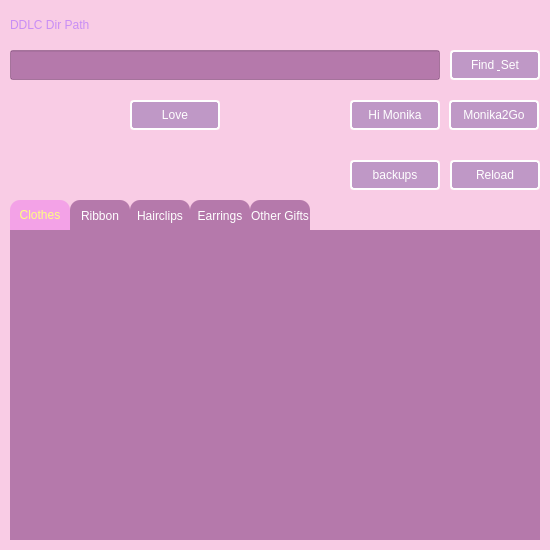
<?xml version="1.0" encoding="UTF-8"?>
<ui version="4.0">
 <class>MASSForm</class>
 <widget class="QWidget" name="MASSForm">
  <property name="geometry">
   <rect>
    <x>0</x>
    <y>0</y>
    <width>550</width>
    <height>550</height>
   </rect>
  </property>
  <property name="windowTitle">
   <string/>
  </property>
  <property name="windowOpacity">
   <double>1.000000000000000</double>
  </property>
  <widget class="QLabel" name="label">
   <property name="geometry">
    <rect>
     <x>0</x>
     <y>0</y>
     <width>550</width>
     <height>550</height>
    </rect>
   </property>
   <property name="styleSheet">
    <string notr="true">background-color: rgba(254, 190, 225, 180);</string>
   </property>
   <property name="text">
    <string/>
   </property>
  </widget>
  <widget class="QLabel" name="label_2">
   <property name="geometry">
    <rect>
     <x>10</x>
     <y>10</y>
     <width>240</width>
     <height>30</height>
    </rect>
   </property>
   <property name="styleSheet">
    <string notr="true">color: rgb(200, 142, 245);
font: 16px &quot;Bauhaus 93&quot;;</string>
   </property>
   <property name="text">
    <string>DDLC Dir Path</string>
   </property>
  </widget>
  <widget class="QLineEdit" name="lineEdit_dir">
   <property name="geometry">
    <rect>
     <x>10</x>
     <y>50</y>
     <width>430</width>
     <height>30</height>
    </rect>
   </property>
   <property name="styleSheet">
    <string notr="true">background-color: rgba(113, 37, 113, 128);
border-color: rgb(255, 255, 255);
color: rgb(254, 230, 244);
font: 16px &quot;Arial&quot;;</string>
   </property>
  </widget>
  <widget class="QPushButton" name="pushButton_find">
   <property name="geometry">
    <rect>
     <x>450</x>
     <y>50</y>
     <width>90</width>
     <height>30</height>
    </rect>
   </property>
   <property name="styleSheet">
    <string notr="true">QPushButton{
background-color: rgba(133, 100, 168, 128);
color:white;
font: 16px &quot;Bauhaus 93&quot;;
border:2px solid white;
border-top-left-radius:4px;
border-top-right-radius:4px;
border-bottom-left-radius:4px;
border-bottom-right-radius:4px
}

QPushButton:hover{
background-color: rgb(255, 189, 225);
	color: rgb(200, 142, 242);
font: 16px;
border:2px solid gray;
border-top-left-radius:4px;
border-top-right-radius:4px;
border-bottom-left-radius:4px;
border-bottom-right-radius:4px
}
QPushButton:pressed{
background-color: rgb(255, 228, 245);
color:white;
font: 16px;
border:2px solid white;
border-top-left-radius:4px;
border-top-right-radius:4px;
border-bottom-left-radius:4px;
border-bottom-right-radius:4px
}
</string>
   </property>
   <property name="text">
    <string>Find &amp; Set</string>
   </property>
  </widget>
  <widget class="QTabWidget" name="tabWidget">
   <property name="geometry">
    <rect>
     <x>10</x>
     <y>200</y>
     <width>530</width>
     <height>340</height>
    </rect>
   </property>
   <property name="styleSheet">
    <string notr="true">QWidget{
font: 16px &quot;Arial&quot;;
}

QTabWidget::pane{
border:none;
background-color: rgba(113, 37, 113, 128);
border-color: rgb(255, 255, 255);
color: rgb(254, 230, 244);

}

QTabBar::tab{
border-top-left-radius: 10px;
border-top-right-radius: 10px;
min-width:60px;
min-height:30px;
max-width:240px;
max-height:30px;
background-color: rgba(113, 37, 113, 128);
color:white;
}
QTabBar::tab:hover{
color:white;
	background-color: rgba(243, 162, 231, 128);
}
QTabBar::tab:selected{
	color: rgb(255, 255, 127);
background-color: rgb(243, 162, 231);
}</string>
   </property>
   <property name="currentIndex">
    <number>0</number>
   </property>
   <widget class="QWidget" name="tab_clothes">
    <attribute name="title">
     <string>Clothes</string>
    </attribute>
    <widget class="QTableWidget" name="tableWidget_clothes">
     <property name="geometry">
      <rect>
       <x>10</x>
       <y>10</y>
       <width>510</width>
       <height>300</height>
      </rect>
     </property>
     <property name="styleSheet">
      <string notr="true">QWidget{
background-color: transparent;
color:white;
}
QHeaderView::section{
background-color: transparent;
color:white;
}

QTableCornerButton::section
{
background-color: transparent;
color:white;
}

QScrollBar:vertical {
    border: none;
    background: #D3D3D3;
    width: 10px;
    margin: 15px 0 15px 0;
}
 
QScrollBar::handle:vertical {
    background: #888888;
    min-height: 20px;
}
 
QScrollBar::add-line:vertical {
    border: none;
    background: #D3D3D3;
    height: 0px;
    subcontrol-position: bottom;
    subcontrol-origin: margin;
}
 
QScrollBar::sub-line:vertical {
    border: none;
    background: #D3D3D3;
    height: 0px;
    subcontrol-position: top;
    subcontrol-origin: margin;
}</string>
     </property>
    </widget>
   </widget>
   <widget class="QWidget" name="tab_ribbon">
    <attribute name="title">
     <string>Ribbon</string>
    </attribute>
    <widget class="QTableWidget" name="tableWidget_ribbon">
     <property name="geometry">
      <rect>
       <x>10</x>
       <y>10</y>
       <width>510</width>
       <height>300</height>
      </rect>
     </property>
     <property name="styleSheet">
      <string notr="true">QWidget{
background-color: transparent;
color:white;
}
QHeaderView::section{
background-color: transparent;
color:white;
}

QTableCornerButton::section
{
background-color: transparent;
color:white;
}

QScrollBar:vertical {
    border: none;
    background: #D3D3D3;
    width: 10px;
    margin: 15px 0 15px 0;
}
 
QScrollBar::handle:vertical {
    background: #888888;
    min-height: 20px;
}
 
QScrollBar::add-line:vertical {
    border: none;
    background: #D3D3D3;
    height: 0px;
    subcontrol-position: bottom;
    subcontrol-origin: margin;
}
 
QScrollBar::sub-line:vertical {
    border: none;
    background: #D3D3D3;
    height: 0px;
    subcontrol-position: top;
    subcontrol-origin: margin;
}</string>
     </property>
    </widget>
   </widget>
   <widget class="QWidget" name="tab_hairclip">
    <attribute name="title">
     <string>Hairclips</string>
    </attribute>
    <widget class="QTableWidget" name="tableWidget_hairclip">
     <property name="geometry">
      <rect>
       <x>10</x>
       <y>10</y>
       <width>510</width>
       <height>300</height>
      </rect>
     </property>
     <property name="styleSheet">
      <string notr="true">QWidget{
background-color: transparent;
color:white;
}
QHeaderView::section{
background-color: transparent;
color:white;
}

QTableCornerButton::section
{
background-color: transparent;
color:white;
}

QScrollBar:vertical {
    border: none;
    background: #D3D3D3;
    width: 10px;
    margin: 15px 0 15px 0;
}
 
QScrollBar::handle:vertical {
    background: #888888;
    min-height: 20px;
}
 
QScrollBar::add-line:vertical {
    border: none;
    background: #D3D3D3;
    height: 0px;
    subcontrol-position: bottom;
    subcontrol-origin: margin;
}
 
QScrollBar::sub-line:vertical {
    border: none;
    background: #D3D3D3;
    height: 0px;
    subcontrol-position: top;
    subcontrol-origin: margin;
}</string>
     </property>
    </widget>
   </widget>
   <widget class="QWidget" name="tab_earrings">
    <attribute name="title">
     <string>Earrings</string>
    </attribute>
    <widget class="QTableWidget" name="tableWidget_earring">
     <property name="geometry">
      <rect>
       <x>10</x>
       <y>10</y>
       <width>510</width>
       <height>300</height>
      </rect>
     </property>
     <property name="styleSheet">
      <string notr="true">QWidget{
background-color: transparent;
color:white;
}
QHeaderView::section{
background-color: transparent;
color:white;
}

QTableCornerButton::section
{
background-color: transparent;
color:white;
}

QScrollBar:vertical {
    border: none;
    background: #D3D3D3;
    width: 10px;
    margin: 15px 0 15px 0;
}
 
QScrollBar::handle:vertical {
    background: #888888;
    min-height: 20px;
}
 
QScrollBar::add-line:vertical {
    border: none;
    background: #D3D3D3;
    height: 0px;
    subcontrol-position: bottom;
    subcontrol-origin: margin;
}
 
QScrollBar::sub-line:vertical {
    border: none;
    background: #D3D3D3;
    height: 0px;
    subcontrol-position: top;
    subcontrol-origin: margin;
}</string>
     </property>
    </widget>
   </widget>
   <widget class="QWidget" name="tab_gifts">
    <attribute name="title">
     <string>Other Gifts</string>
    </attribute>
    <widget class="QTableWidget" name="tableWidget_gifts">
     <property name="geometry">
      <rect>
       <x>10</x>
       <y>10</y>
       <width>510</width>
       <height>300</height>
      </rect>
     </property>
     <property name="styleSheet">
      <string notr="true">QWidget{
background-color: transparent;
color:white;
}
QHeaderView::section{
background-color: transparent;
color:white;
}

QTableCornerButton::section
{
background-color: transparent;
color:white;
}

QScrollBar:vertical {
    border: none;
    background: #D3D3D3;
    width: 10px;
    margin: 15px 0 15px 0;
}
 
QScrollBar::handle:vertical {
    background: #888888;
    min-height: 20px;
}
 
QScrollBar::add-line:vertical {
    border: none;
    background: #D3D3D3;
    height: 0px;
    subcontrol-position: bottom;
    subcontrol-origin: margin;
}
 
QScrollBar::sub-line:vertical {
    border: none;
    background: #D3D3D3;
    height: 0px;
    subcontrol-position: top;
    subcontrol-origin: margin;
}</string>
     </property>
    </widget>
   </widget>
  </widget>
  <widget class="QLabel" name="label_bg">
   <property name="geometry">
    <rect>
     <x>10</x>
     <y>90</y>
     <width>530</width>
     <height>60</height>
    </rect>
   </property>
   <property name="styleSheet">
    <string notr="true">border-image: url(:/Resource/MAS-ss.png);
color:white;</string>
   </property>
   <property name="text">
    <string/>
   </property>
  </widget>
  <widget class="QPushButton" name="pushButton_monika_love">
   <property name="geometry">
    <rect>
     <x>130</x>
     <y>100</y>
     <width>90</width>
     <height>30</height>
    </rect>
   </property>
   <property name="styleSheet">
    <string notr="true">QPushButton{
background-color: rgba(133, 100, 168, 128);
color:white;
font: 16px &quot;Bauhaus 93&quot;;
border:2px solid white;
border-top-left-radius:4px;
border-top-right-radius:4px;
border-bottom-left-radius:4px;
border-bottom-right-radius:4px
}

QPushButton:hover{
background-color: rgb(255, 189, 225);
	color: rgb(200, 142, 242);
font: 16px;
border:2px solid gray;
border-top-left-radius:4px;
border-top-right-radius:4px;
border-bottom-left-radius:4px;
border-bottom-right-radius:4px
}
QPushButton:pressed{
background-color: rgb(255, 228, 245);
color:white;
font: 16px;
border:2px solid white;
border-top-left-radius:4px;
border-top-right-radius:4px;
border-bottom-left-radius:4px;
border-bottom-right-radius:4px
}
</string>
   </property>
   <property name="text">
    <string>Love</string>
   </property>
  </widget>
  <widget class="QLabel" name="label_monika_love">
   <property name="geometry">
    <rect>
     <x>10</x>
     <y>100</y>
     <width>120</width>
     <height>30</height>
    </rect>
   </property>
   <property name="styleSheet">
    <string notr="true">color: rgb(255, 255, 255);</string>
   </property>
   <property name="text">
    <string/>
   </property>
  </widget>
  <widget class="QPushButton" name="pushButton_MTG">
   <property name="geometry">
    <rect>
     <x>449</x>
     <y>100</y>
     <width>90</width>
     <height>30</height>
    </rect>
   </property>
   <property name="styleSheet">
    <string notr="true">QPushButton{
background-color: rgba(133, 100, 168, 128);
color:white;
font: 16px &quot;Bauhaus 93&quot;;
border:2px solid white;
border-top-left-radius:4px;
border-top-right-radius:4px;
border-bottom-left-radius:4px;
border-bottom-right-radius:4px
}

QPushButton:hover{
background-color: rgb(255, 189, 225);
	color: rgb(200, 142, 242);
font: 16px;
border:2px solid gray;
border-top-left-radius:4px;
border-top-right-radius:4px;
border-bottom-left-radius:4px;
border-bottom-right-radius:4px
}
QPushButton:pressed{
background-color: rgb(255, 228, 245);
color:white;
font: 16px;
border:2px solid white;
border-top-left-radius:4px;
border-top-right-radius:4px;
border-bottom-left-radius:4px;
border-bottom-right-radius:4px
}
</string>
   </property>
   <property name="text">
    <string>Monika2Go</string>
   </property>
  </widget>
  <widget class="QPushButton" name="pushButton_visit_Monika">
   <property name="geometry">
    <rect>
     <x>350</x>
     <y>100</y>
     <width>90</width>
     <height>30</height>
    </rect>
   </property>
   <property name="styleSheet">
    <string notr="true">QPushButton{
background-color: rgba(133, 100, 168, 128);
color:white;
font: 16px &quot;Bauhaus 93&quot;;
border:2px solid white;
border-top-left-radius:4px;
border-top-right-radius:4px;
border-bottom-left-radius:4px;
border-bottom-right-radius:4px
}

QPushButton:hover{
background-color: rgb(255, 189, 225);
	color: rgb(200, 142, 242);
font: 16px;
border:2px solid gray;
border-top-left-radius:4px;
border-top-right-radius:4px;
border-bottom-left-radius:4px;
border-bottom-right-radius:4px
}
QPushButton:pressed{
background-color: rgb(255, 228, 245);
color:white;
font: 16px;
border:2px solid white;
border-top-left-radius:4px;
border-top-right-radius:4px;
border-bottom-left-radius:4px;
border-bottom-right-radius:4px
}
</string>
   </property>
   <property name="text">
    <string>Hi Monika</string>
   </property>
  </widget>
  <widget class="QPushButton" name="pushButton_backups">
   <property name="geometry">
    <rect>
     <x>350</x>
     <y>160</y>
     <width>90</width>
     <height>30</height>
    </rect>
   </property>
   <property name="styleSheet">
    <string notr="true">QPushButton{
background-color: rgba(133, 100, 168, 128);
color:white;
font: 16px &quot;Bauhaus 93&quot;;
border:2px solid white;
border-top-left-radius:4px;
border-top-right-radius:4px;
border-bottom-left-radius:4px;
border-bottom-right-radius:4px
}

QPushButton:hover{
background-color: rgb(255, 189, 225);
	color: rgb(200, 142, 242);
font: 16px;
border:2px solid gray;
border-top-left-radius:4px;
border-top-right-radius:4px;
border-bottom-left-radius:4px;
border-bottom-right-radius:4px
}
QPushButton:pressed{
background-color: rgb(255, 228, 245);
color:white;
font: 16px;
border:2px solid white;
border-top-left-radius:4px;
border-top-right-radius:4px;
border-bottom-left-radius:4px;
border-bottom-right-radius:4px
}
</string>
   </property>
   <property name="text">
    <string>backups</string>
   </property>
  </widget>
  <widget class="QPushButton" name="pushButton_reload">
   <property name="geometry">
    <rect>
     <x>450</x>
     <y>160</y>
     <width>90</width>
     <height>30</height>
    </rect>
   </property>
   <property name="styleSheet">
    <string notr="true">QPushButton{
background-color: rgba(133, 100, 168, 128);
color:white;
font: 16px &quot;Bauhaus 93&quot;;
border:2px solid white;
border-top-left-radius:4px;
border-top-right-radius:4px;
border-bottom-left-radius:4px;
border-bottom-right-radius:4px
}

QPushButton:hover{
background-color: rgb(255, 189, 225);
	color: rgb(200, 142, 242);
font: 16px;
border:2px solid gray;
border-top-left-radius:4px;
border-top-right-radius:4px;
border-bottom-left-radius:4px;
border-bottom-right-radius:4px
}
QPushButton:pressed{
background-color: rgb(255, 228, 245);
color:white;
font: 16px;
border:2px solid white;
border-top-left-radius:4px;
border-top-right-radius:4px;
border-bottom-left-radius:4px;
border-bottom-right-radius:4px
}
</string>
   </property>
   <property name="text">
    <string>Reload</string>
   </property>
  </widget>
 </widget>
 <resources/>
 <connections/>
</ui>
